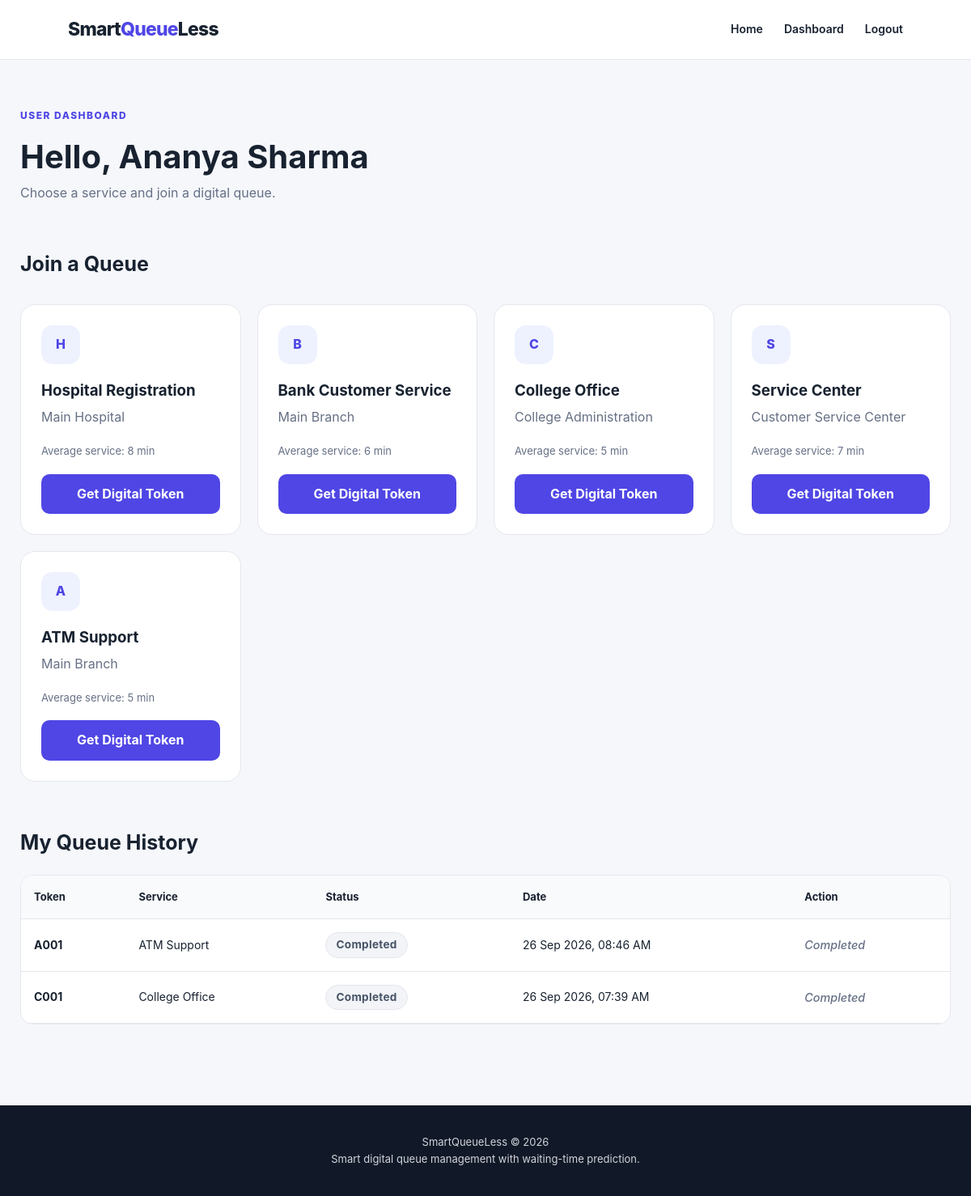
Page /dashboard (signed in) on the committed database.
### app.py (models this page shows)
class User(UserMixin, db.Model):
    id = db.Column(db.Integer, primary_key=True)
    name = db.Column(db.String(100), nullable=False)
    email = db.Column(db.String(150), unique=True, nullable=False)
    password = db.Column(db.String(255), nullable=False)
    role = db.Column(db.String(20), default="user", nullable=False)
    created_at = db.Column(db.DateTime, default=datetime.utcnow)
    tokens = db.relationship(
        "Token",
        backref="user",
        lazy=True,
        cascade="all, delete-orphan"
    )

class Service(db.Model):
    id = db.Column(db.Integer, primary_key=True)
    name = db.Column(db.String(100), nullable=False)
    location = db.Column(db.String(150), nullable=False)
    prefix = db.Column(db.String(10), nullable=False)
    average_service_time = db.Column(db.Float, default=5.0)
    active = db.Column(db.Boolean, default=True)
    tokens = db.relationship(
        "Token",
        backref="service",
        lazy=True,
        cascade="all, delete-orphan"
    )

class Token(db.Model):
    id = db.Column(db.Integer, primary_key=True)
    token_number = db.Column(db.Integer, nullable=False)
    token_code = db.Column(db.String(30), nullable=False)
    user_id = db.Column(db.Integer, db.ForeignKey("user.id"), nullable=False)
    service_id = db.Column(db.Integer, db.ForeignKey("service.id"), nullable=False)
    status = db.Column(
        db.String(20),
        default="waiting",
        nullable=False
    )
    created_at = db.Column(
        db.DateTime,
        default=datetime.utcnow
    )
    called_at = db.Column(db.DateTime, nullable=True)
    completed_at = db.Column(db.DateTime, nullable=True)

### app.py (the view)
@app.route("/dashboard")
@login_required
def dashboard():
    services = Service.query.filter_by(
        active=True
    ).all()
    user_tokens = Token.query.filter_by(
        user_id=current_user.id
    ).order_by(
        Token.created_at.desc()
    ).all()
    return render_template(
        "dashboard.html",
        services=services,
        tokens=user_tokens
    )

### app.py (called while the page is built)
@login_manager.user_loader
def load_user(user_id):
    return db.session.get(User, int(user_id))

### templates/dashboard.html (shortened to what this page needs)
{% extends "base.html" %}
{% block content %}
<section class="dashboard">
    <div class="dashboard-header">
        <div>
            <span class="section-label">
                USER DASHBOARD
            </span>
            <h1>
                Hello, {{ current_user.name }}
            </h1>
            <p>
                Choose a service and join a digital queue.
            </p>
        </div>
    </div>
    <div class="dashboard-section">
        <h2>
            Join a Queue
        </h2>
        <div class="service-grid">
            {% for service in services %}
            <div class="service-card">
                <div class="service-icon">
                    {{ service.prefix }}
                </div>
                <h3>
                    {{ service.name }}
                </h3>
                <p>
                    {{ service.location }}
                </p>
                <div class="service-time">
                    Average service:
                    {{ service.average_service_time|round|int }}
                    min
                </div>
                <form
                    method="POST"
                    action="{{ url_for('join_queue', service_id=service.id) }}"
                >
                    <button
                        type="submit"
                        class="service-button"
                    >
                        Get Digital Token
                    </button>
                </form>
            </div>
            {% endfor %}
        </div>
    </div>
    <div class="dashboard-section">
        <h2>
            My Queue History
        </h2>
        {% if tokens %}
        <div class="table-wrapper">
            <table>
                <thead>
                    <tr>
                        <th>Token</th>
                        <th>Service</th>
                        <th>Status</th>
                        <th>Date</th>
                        <th>Action</th>
                    </tr>
                </thead>
                <tbody>
                    {% for token in tokens %}
                    <tr>
                        <td>
                            <strong>
                                {{ token.token_code }}
                            </strong>
                        </td>
                        <td>
                            {{ token.service.name }}
                        </td>
                        <td>
                            <span class="status {{ token.status }}">
                                {{ token.status|capitalize }}
                            </span>
                        </td>
                        <td>
                            {{ token.created_at.strftime("%d %b %Y, %I:%M %p") }}
                        </td>
                        <td>
                            {% if token.status in ["waiting", "serving"] %}
                            <a
                                href="{{ url_for('queue_status', token_id=token.id) }}"
                                class="small-button"
                            >
                                Track Queue
                            </a>
                            {% else %}
                            <span class="completed-text">
                                Completed
                            </span>
                            {% endif %}
                        </td>
                    </tr>
                    {% endfor %}
                </tbody>
            </table>
        </div>
        {% endif %}
    </div>
</section>
{% endblock %}

### static/css/style.css (style rules this page uses)
* { margin: 0; padding: 0; box-sizing: border-box; }
:root { --background: #f5f7fb; --surface: #ffffff; --text: #182230; --muted: #667085; --border: #e4e7ec; --primary: #4f46e5; --primary-dark: #3730a3; --success: #087443; --danger: #b42318; --shadow: 0 15px 45px rgba(16, 24, 40, 0.08); }
body { font-family: Inter, Arial, Helvetica, sans-serif; background: var(--background); color: var(--text); line-height: 1.6; }
button, input { font: inherit; }
button { cursor: pointer; }
.badge, .section-label { color: var(--primary); font-size: 12px; font-weight: 800; letter-spacing: 1.5px; }
.step-card, .service-card, .auth-card, .empty-state { background: white; border: 1px solid var(--border); border-radius: 18px; padding: 25px; }
.step-card p, .service-card p { color: var(--muted); }
.service-grid { margin-top: 30px; display: grid; grid-template-columns: repeat(4, 1fr); gap: 20px; }
.service-card { transition: 0.2s; }
.service-icon { width: 48px; height: 48px; border-radius: 14px; background: #eef2ff; color: var(--primary); display: grid; place-items: center; font-weight: 800; margin-bottom: 18px; }
.service-card h3 { margin-bottom: 5px; }
.service-time { margin: 18px 0; font-size: 13px; color: var(--muted); }
.service-button { width: 100%; border: none; border-radius: 10px; padding: 12px; background: var(--primary); color: white; font-weight: 700; }
.dashboard { max-width: 1200px; margin: auto; padding: 55px 25px 100px; }
.dashboard-header h1 { font-size: 40px; margin-top: 7px; }
.dashboard-header p { color: var(--muted); }
.dashboard-section { margin-top: 55px; }
.dashboard-section h2 { font-size: 25px; margin-bottom: 20px; }
.table-wrapper { overflow-x: auto; background: white; border: 1px solid var(--border); border-radius: 15px; }
table { width: 100%; border-collapse: collapse; min-width: 700px; }
th, td { padding: 16px; text-align: left; border-bottom: 1px solid var(--border); }
th { background: #f9fafb; font-size: 13px; }
td { font-size: 14px; }
.status { display: inline-flex; align-items: center; justify-content: center; padding: 4px 12px; border-radius: 9999px; font-size: 0.85rem; font-weight: 700; text-transform: capitalize; letter-spacing: 0.02em; }
.status.completed { background-color: #f2f4f7; color: #475467; border: 1px solid #e4e7ec; }
.completed-text { color: var(--muted); font-size: 0.9rem; font-weight: 500; font-style: italic; }

### rows in the picture
User: name "Ananya Sharma"
Service: prefix "H", name "Hospital Registration", location "Main Hospital", average_service_time "8"
Service: prefix "B", name "Bank Customer Service", location "Main Branch", average_service_time "6"
Service: prefix "C", name "College Office", location "College Administration", average_service_time "5"
Service: prefix "S", name "Service Center", location "Customer Service Center", average_service_time "7"
Service: prefix "A", name "ATM Support", location "Main Branch", average_service_time "5"
Token: token_code "A001", service.name "ATM Support", status "Completed", created_at "26 Sep 2026, 08:46 AM"
Token: token_code "C001", service.name "College Office", status "Completed", created_at "26 Sep 2026, 07:39 AM"
